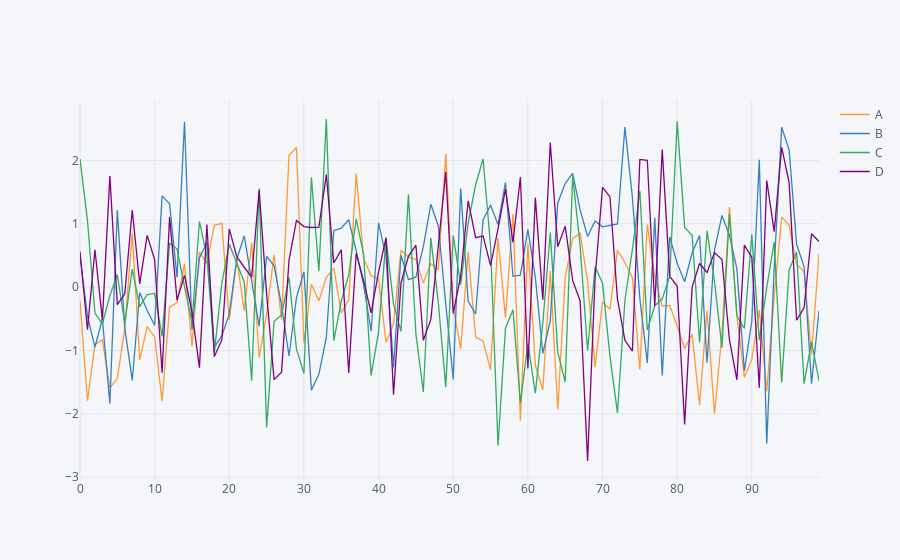

Notebook code for this chart:
### Markdown cell above
#  iplot

### Code cell
#  Plotly interactive plot 
df.iplot()
